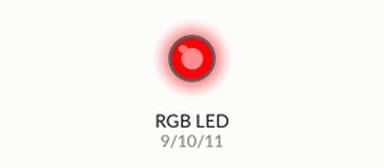
A sketch run on a simulated Arduino Uno, built with avr-gcc and run on an emulated ATmega328P. Shown: an RGB LED mixed from three pins (HIGH = lit).

Above: at 0.5 s.
At 1.5 s:
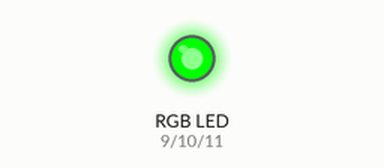
At 5.5 s:
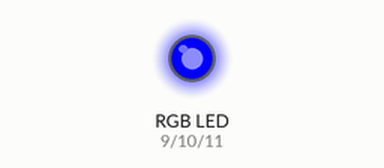
Timing chart, 0 to 6.9 s (numbered marks = the images above):
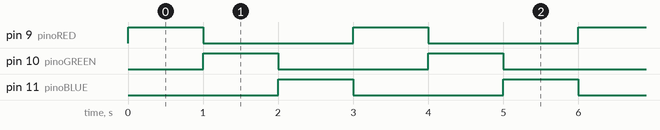

Measured:
- by itself, pin 9 (pinoRED), pin 10 (pinoGREEN), pin 11 (pinoBLUE): alternates HIGH for 1.0 s and LOW for 2.0 s
- by itself, everything shown: repeats every 3.0 s, in 4 steps

The sketch:

sketch_LED_RGB.ino
```cpp
//Declaração das variáveis
const int pinoRED = 9;
const int pinoGREEN = 10;
const int pinoBLUE = 11;

void setup() {
  //Definindo os pinos digitais como saída
  pinMode(pinoRED,OUTPUT);
  pinMode(pinoGREEN,OUTPUT);
  pinMode(pinoBLUE,OUTPUT);
}

void loop() {

  //Acendendo as cores individualmente.
  digitalWrite(pinoRED,HIGH);
  delay(1000);
  digitalWrite(pinoRED,LOW);

  digitalWrite(pinoGREEN,HIGH);
  delay(1000);
  digitalWrite(pinoGREEN,LOW);

  digitalWrite(pinoBLUE,HIGH);
  delay(1000);
  digitalWrite(pinoBLUE,LOW);

}
```
